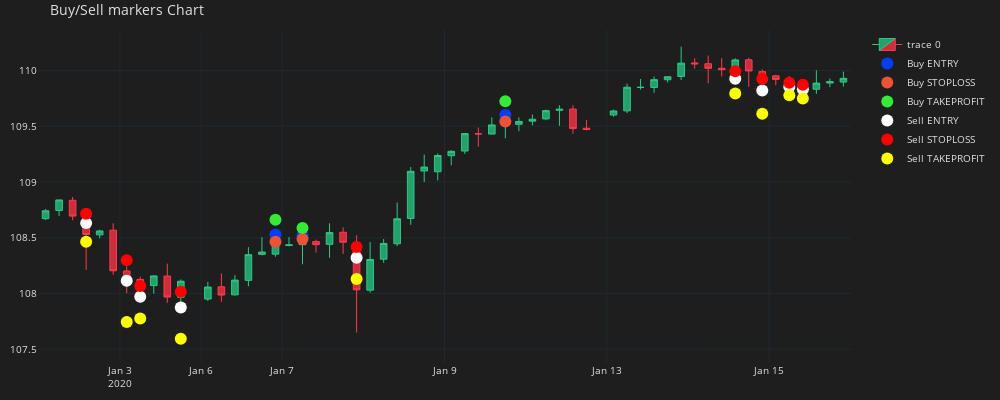

Notebook code cell kept with this figure:
### Code cell
plot_candles_mode(df_plot, "markers")
